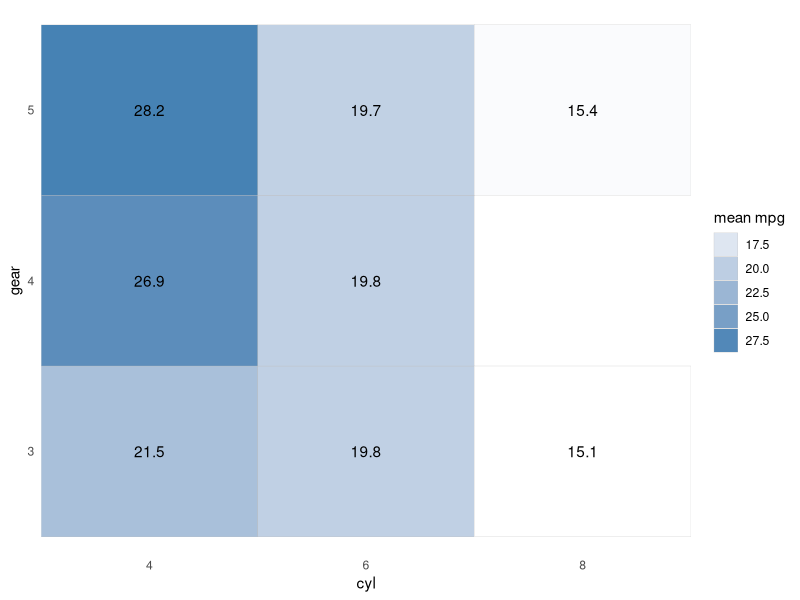
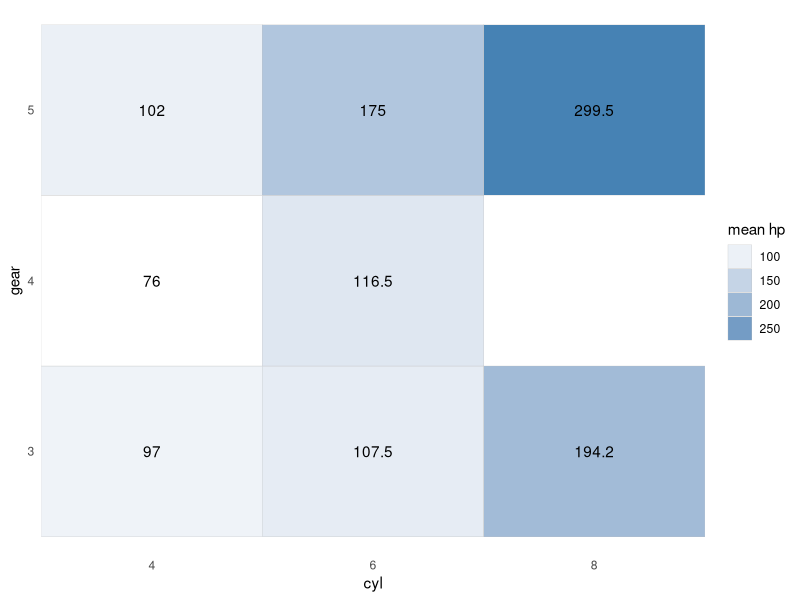
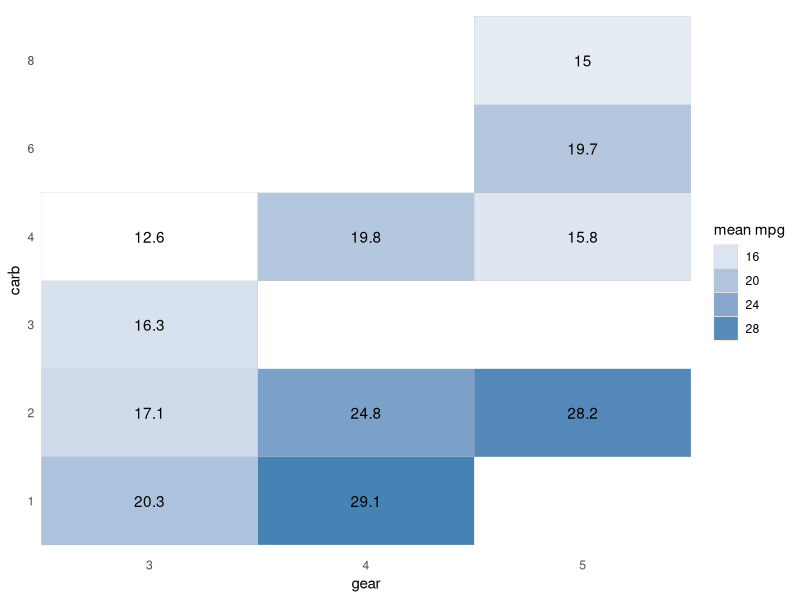

These charts were generated, in order, by the following R code:
## ---- chunk 1
library(tidyverse)
library(knitr)

# Create a heatmap with two axis variables
# of the mean of a given metric variable
car_heatmap <- function(data,axis1,axis2,metric) {
  # handle quotations
  
  # The dataset can be passed easily as a function argument
  # but we need to use enquo() and the !! operator (below) 
  # for variable names
  # If you were doing this outside of function you would use quo() instead of enquo()
  axis1 <- enquo(axis1)
  axis2 <- enquo(axis2)
  metric <- enquo(metric)
  
  
  print(quo_name(metric))

  cars_agg <- data %>%
    group_by(!!axis1,!!axis2) %>%
    summarize(fill_metric = mean(!!metric),n=n())
  
   ggplot(cars_agg, aes(factor(!!axis1), factor(!!axis2))) + 
     geom_tile(aes(fill = fill_metric), colour = "grey") + 
     scale_fill_gradient(low = "white",high = "steelblue") +
     geom_text(aes(label=round(fill_metric,1))) +
     theme_minimal() +
     theme(panel.grid = element_blank()) +
     scale_x_discrete(expand=c(0,0,0,0)) +
     # quo_name() access the character name of a variable
     guides(fill=guide_legend(title=str_c('mean ',quo_name(metric)))) +
     xlab(quo_name(axis1)) + ylab(quo_name(axis2))
}

car_heatmap(mtcars,cyl,gear,mpg)
car_heatmap(mtcars,cyl,gear,hp)
car_heatmap(mtcars,gear,carb,mpg)
## ---- chunk 2
# Find frequency counts for all variables in var list

hp_calc <- function(data,variables) {
  variables <- rlang::syms(variables)
  return(data %>% group_by(!!!variables) %>%
           summarize(n=n(),
                     mean_hp=mean(hp),
                     min_hp=min(hp),
                     max_hp=max(hp))
         )
}
 
gear_hp <- hp_calc(mtcars,c('gear')) 
vs_am_hp <- hp_calc(mtcars,c('vs','am')) 

kable(gear_hp)
kable(vs_am_hp)
